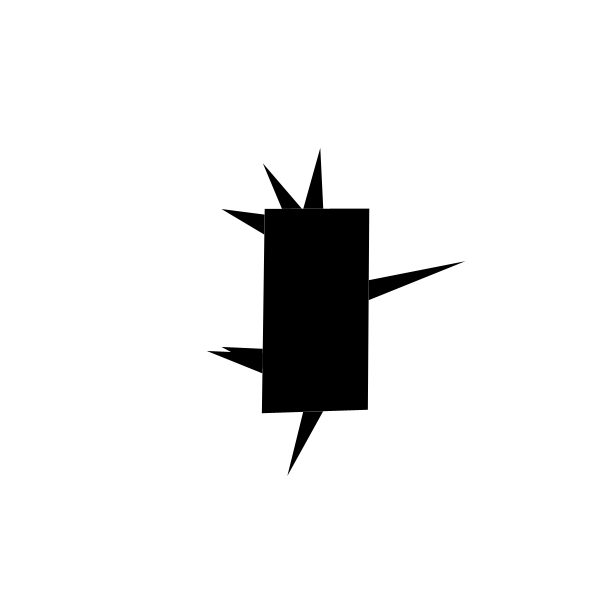
Frame 1 (no input)
Frame 60 (the mouse pressed at the canvas centre just before this capture): identical to frame 1, image omitted
Frame 120 (the mouse held since frame 60 and released just before this capture): identical to frame 1, image omitted

The Processing sketch that drew this single still picture (run headless with seeded random() and noise(); from frame 60 on, the mouse is pressed at the canvas centre):

// Processing sketch: processing_164425
// ── processing_164425.pde

float pol[][] = new float[4][2];
float spikes[][][][] = new float[4][][][];
float w = 100;
float h = 200;

float zoom = 1;
float delta_x = 0, delta_y = 0;

int num_spikes = 4;
float spike_min = 40;
float spike_max = 100;
float spike_angle = 30;
float half_base = 10;
float rand_corner_min = 5;
float rand_corner_max = 20;
int spikes_side[] = new int[4];

void setup () {
  size(600, 600);
  randomPol();
}

void randomPol() {
  int nspikes_side = 0;
  float rand_x, rand_y, rand_len, random_delta;
  float x_left, x_right, y_left, y_right, y_top, y_bottom, x_top, x_bottom;
  float alpha, spike_len, spike_delta;

  /* Create random noise in corners */
  pol[0][0] = -w/2 + random(rand_corner_min, rand_corner_max);
  pol[0][1] = -h/2 + random(rand_corner_min, rand_corner_max);
  pol[1][0] = w/2 + random(rand_corner_min, rand_corner_max);
  pol[1][1] = -h/2 + random(rand_corner_min, rand_corner_max);
  pol[2][0] = w/2 + random(rand_corner_min, rand_corner_max);
  pol[2][1] = h/2 + random(rand_corner_min, rand_corner_max);
  pol[3][0] = -w/2 + random(rand_corner_min, rand_corner_max);
  pol[3][1] = h/2 + random(rand_corner_min, rand_corner_max);

  /* For each side of the quadrilateral... */
  for (int i = 0; i < 4; ++i) {
    /* Number of spikes in the side */
    nspikes_side = int(random(1, num_spikes));
    /* And save it for posterior use */
    spikes_side[i] = nspikes_side;
    /* Create the array of three points for the spike */
    spikes[i] = new float[nspikes_side][3][2];
    spikes_side[i] = nspikes_side;

    /* Create random points in polygon side */
    for (int j = 0; j < nspikes_side; ++j) {
      spike_len = random(spike_min, spike_max);

      /* Is it a top/bottom side or left/right side? */

        /* Top or bottom */
        if (i == 0 || i == 1) {
          x_left = pol[i][0];
          y_left = pol[i][1];
          x_right = pol[(i + 1) % 4][0];
          y_right = pol[(i + 1) % 4][1];
        } else {
          x_left = pol[(i + 1) % 4][0];
          y_left = pol[(i + 1) % 4][1];
          x_right = pol[i][0];
          y_right = pol[i][1];
        }
        
        if ((i + 2) % 2 == 0) {
        
            rand_x = random(x_left + half_base, x_right - half_base);
            rand_y = map(rand_x, x_left, x_right,  y_left, y_right);
    
            /* Ponto esquerdo da base do spike */
            spikes[i][j][0][0] = rand_x - half_base;
            spikes[i][j][0][1] = map(spikes[i][j][0][0], x_left, x_right,  y_left, y_right);
    
            /* Ponto direito da base do spike */
            spikes[i][j][2][0] = rand_x + half_base;
            spikes[i][j][2][1] = map(spikes[i][j][2][0], x_left, x_right,  y_left, y_right);
    
            /* Ponto mais externo do spike */
            random_delta = random(-spike_angle, spike_angle);
    
            spikes[i][j][1][0] = rand_x + random_delta;
            spikes[i][j][1][1] = rand_y - (1 - i)*spike_len;
    
        } else {

            rand_y = random(y_left + half_base, y_right - half_base);
            rand_x = map(rand_y, y_left, y_right,  x_left, x_right);
    
            /* Ponto esquerdo da base do spike */
            spikes[i][j][0][1] = rand_y - half_base;
            spikes[i][j][0][0] = map(spikes[i][j][0][1],  y_left, y_right,  x_left, x_right);
    
            /* Ponto direito da base do spike */
            spikes[i][j][2][1] = rand_y + half_base;
            spikes[i][j][2][0] =  map(spikes[i][j][2][1],  y_left, y_right,  x_left, x_right);
    
            /* Ponto mais externo do spike */
            random_delta = random(-spike_angle, spike_angle);
    
            spikes[i][j][1][0] = rand_x + i*(2 - i)/i*spike_len;
            spikes[i][j][1][1] = rand_y + random_delta;

        }
      }
    }    
}

void draw() {
  background(255, 255, 255);
  translate(width/2, height/2);
  noStroke();
  fill(0,0,0);

  translate(delta_x, delta_y);
  scale(zoom, zoom);

  beginShape();
    vertex(pol[0][0], pol[0][1]);
    vertex(pol[1][0], pol[1][1]);
    vertex(pol[2][0], pol[2][1]);
    vertex(pol[3][0], pol[3][1]);
  endShape();

  for (int i = 0; i < 4; ++i) {
    for (int j = 0; j < spikes_side[i]; ++j) {
      color (0,0,0);
      beginShape();
      vertex(spikes[i][j][0][0], spikes[i][j][0][1]);
      vertex(spikes[i][j][1][0]/zoom - delta_x/zoom, spikes[i][j][1][1]/zoom - delta_y/zoom);
      vertex(spikes[i][j][2][0], spikes[i][j][2][1]);
      endShape();
    }
  }
}

void keyPressed() {
  switch (key) {
    case ' ':
      zoom = 1;
      delta_x = 0;
      delta_y = 0;
      randomPol();
      break;
    case 'z':
      zoom += 0.1;
      break;
    case 'x':
      zoom -= 0.1;
      break;
    case 'h':
      delta_x -= 5;
      break;
    case 'l':
      delta_x += 5;
      break;  
    case 'k':
      delta_y -=5;
      break;
    case 'j':
      delta_y +=5;
      break; 
  }
}
